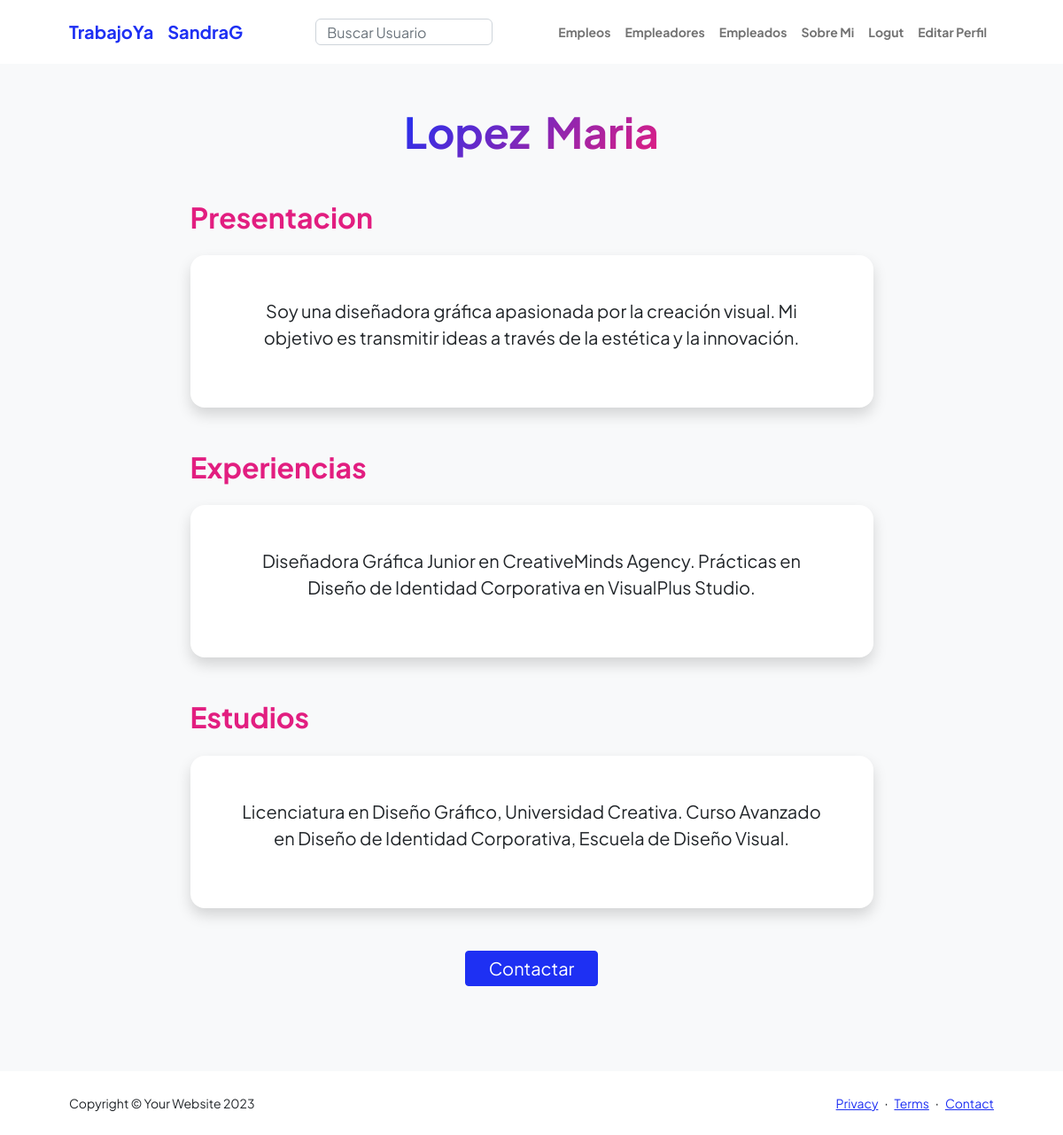
/empleado/4/ (signed in), run on the app's committed database.
### aplicacion/models.py (models this page shows)
class Curriculum(models.Model):
    nombre = models.CharField(max_length=50)
    apellido = models.CharField(max_length=50)
    mail = models.EmailField()
    presentacion = models.TextField()
    experiencia = models.TextField()
    estudios = models.CharField(max_length=256)
    user = models.ForeignKey(User, on_delete=models.CASCADE)

### aplicacion/views.py (the view)
# urls.py: path('empleado/<int:curriculum_id>/', detalle_empleado, name='detalle_empleado'),
def detalle_empleado(request, curriculum_id):
    curriculum = Curriculum.objects.get(pk=curriculum_id)
    return render(request, 'aplicacion/detalle_empleado.html', {'curriculum': curriculum})

### aplicacion/templates/aplicacion/detalle_empleado.html
{% extends 'aplicacion/base.html' %}
{% block titulo %}
    <div class="text-center mb-5">
        <h1 class="display-5 fw-bolder mb-0"><span class="text-gradient d-inline">{{curriculum.apellido}} &#160{{curriculum.nombre}}</span></h1>
    </div>
{% endblock titulo %}
{% block informacion %}
    {% if curriculum %}
        <h2 class="text-secondary fw-bolder mb-4">Presentacion</h2>
        <div class="card shadow border-0 rounded-4 mb-5">
            <div class="card-body p-5">
                <div class="row align-items-center gx-5">
                    <div class="text-center"><p class="fs-5">{{curriculum.presentacion}}</p></div>
                </div>
            </div>
        </div>
        <h2 class="text-secondary fw-bolder mb-4">Experiencias</h2>
        <div class="card shadow border-0 rounded-4 mb-5">
            <div class="card-body p-5">
                <div class="row align-items-center gx-5">
                    <div class="text-center"><p class="fs-5">{{curriculum.experiencia}}</p></div>
                </div>
            </div>
        </div>
        <h2 class="text-secondary fw-bolder mb-4">Estudios</h2>
        <div class="card shadow border-0 rounded-4 mb-5">
            <div class="card-body p-5">
                <div class="row align-items-center gx-5">
                    <div class="text-center"><p class="fs-5">{{curriculum.estudios}}</p></div>
                </div>
            </div>
        </div>
        <div class="text-center" >
            <a href="{% url 'contactar_usuario' destinatario_id=curriculum.user_id %}" class="btn btn-sm btn-primary"style="width: 150px; height:40px;">
                <div class="fs-5"><p>Contactar</p></div>
            </a>
        </div>
    {% else %}
        <p>No se ha encontrado a nadie con ese nombre.</p>
    {% endif %}
{% endblock informacion %}

### aplicacion/templates/aplicacion/base.html (shortened to what this page needs)
<!DOCTYPE html>
<html lang="en">
    <head>
        {% load static %}
        <link href="https://cdn.jsdelivr.net/npm/bootstrap-icons@1.8.1/font/bootstrap-icons.css" rel="stylesheet" />
        <link href="https://cdn.jsdelivr.net/npm/bootstrap@5.3.1/dist/css/bootstrap.min.css" rel="stylesheet" />
        <link href="{% static 'aplicacion/css/styles.css' %}" rel="stylesheet" />
    </head>
    <body class="d-flex flex-column h-100 bg-light">
        <main class="flex-shrink-0">
            <nav class="navbar navbar-expand-lg navbar-light bg-white py-3">
                <div class="container px-5">
                    <a class="navbar-brand" href="/inicio/" id="enlace-inicio" ><span class="fw-bolder text-primary">TrabajoYa</span></a>
                    {% if user.is_authenticated %}
                        <a class="navbar-brand" href="/perfil/" id="enlace-inicio" ><span class="fw-bolder text-primary">{{user.username}}</span></a>
                    {% endif %}
                    <div class="collapse navbar-collapse" id="navbarSupportedContent">
                        <ul class="navbar-nav ms-auto mb-2 mb-lg-0 small fw-bolder">
                            <form action="{% url 'lista_usuarios' %}" method="GET" class="text-center">
                                <input type="text" name="username" placeholder="Buscar Usuario" class="form-control form-end" style="width: 200px; height:30px;">
                            </form>
                         </ul>
                        <ul class="navbar-nav ms-auto mb-2 mb-lg-0 small fw-bolder">
                           <li class="nav-item"><a class="nav-link" href="/lista_empleos/" id="enlace-empleos">Empleos</a></li>
                           <li class="nav-item"><a class="nav-link" href="/lista_empleadores/" id="enlace-empleadores">Empleadores</a></li>
                            <li class="nav-item"><a class="nav-link" href="/lista_empleados/" id="enlace-empleados">Empleados</a></li>
                            <li class="nav-item"><a class="nav-link" href="/sobreMi/" id="enlace-empleados">Sobre Mi</a></li>
                            {% if user.is_authenticated %}
                                <li class="nav-item"><a class="nav-link" href="/logout/" id="enlace-logout">Logut</a></li>
                                <li class="nav-item"><a class="nav-link" href="/editar_perfil/" id="enlace-editarPerfil">Editar Perfil</a></li>
                            {% else %}
                                <li class="nav-item"><a class="nav-link" href="/login/" id="enlace-login">Login</a></li>
                                <li class="nav-item"><a class="nav-link" href="/registro/" id="enlace-registro">Registro</a></li>
                            {% endif %}
                        </ul>
                    </div>
                </div>
            </nav>
            <div class="container px-5 my-5">
                {% block titulo %}{% endblock titulo %}
                <div class="row gx-5 justify-content-center">
                    <div class="col-lg-11 col-xl-9 col-xxl-8">
                        <section>
                            {% block informacion %}{% endblock informacion %}
                        <div class="pb-5"></div>
                    </div>
                </div>
            </div>
        </main>
        <footer class="bg-white py-4 mt-auto">
            <div class="container px-5">
                <div class="row align-items-center justify-content-between flex-column flex-sm-row">
                    <div class="col-auto"><div class="small m-0">Copyright &copy; Your Website 2023</div></div>
                    <div class="col-auto">
                        <a class="small" href="#!">Privacy</a>
                        <span class="mx-1">&middot;</span>
                        <a class="small" href="#!">Terms</a>
                        <span class="mx-1">&middot;</span>
                        <a class="small" href="#!">Contact</a>
                    </div>
                </div>
            </div>
        </footer>
    </body>
</html>

### data on the page
Curriculum: apellido "Lopez", nombre "Maria", presentacion "Soy una diseñadora gráfica apasionada por la creación visual. Mi objetivo es transmitir ideas a través de la estética y la innovación.", experiencia "Diseñadora Gráfica Junior en CreativeMinds Agency. Prácticas en Diseño de Identidad Corporativa en VisualPlus Studio.", estudios "Licenciatura en Diseño Gráfico, Universidad Creativa. Curso Avanzado en Diseño de Identidad Corporativa, Escuela de Diseño Visual."

### other printed values
{{ user.username }} "SandraG"
